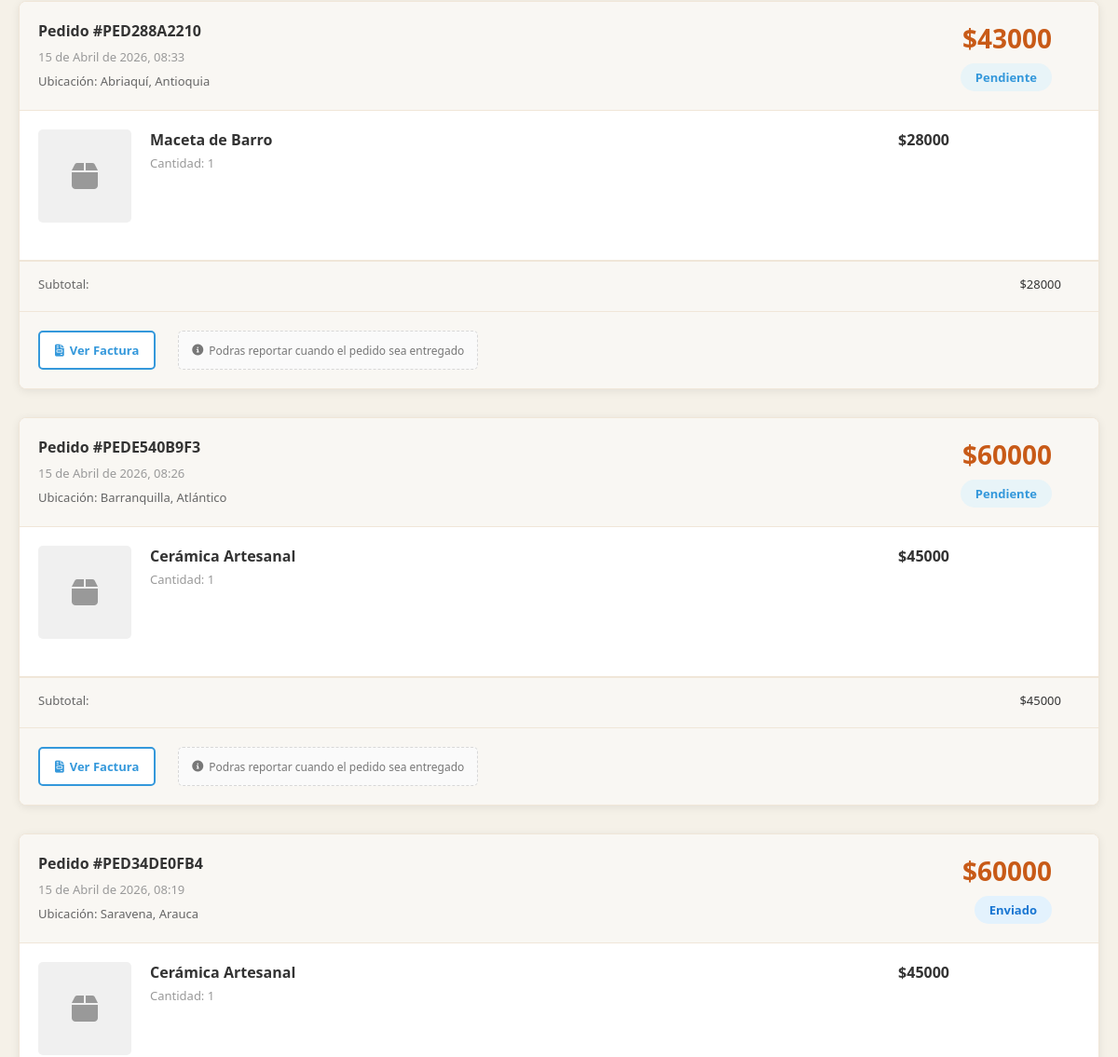
/historial-pedidos/ (signed in, middle part), run on an earlier commit of the app's database.
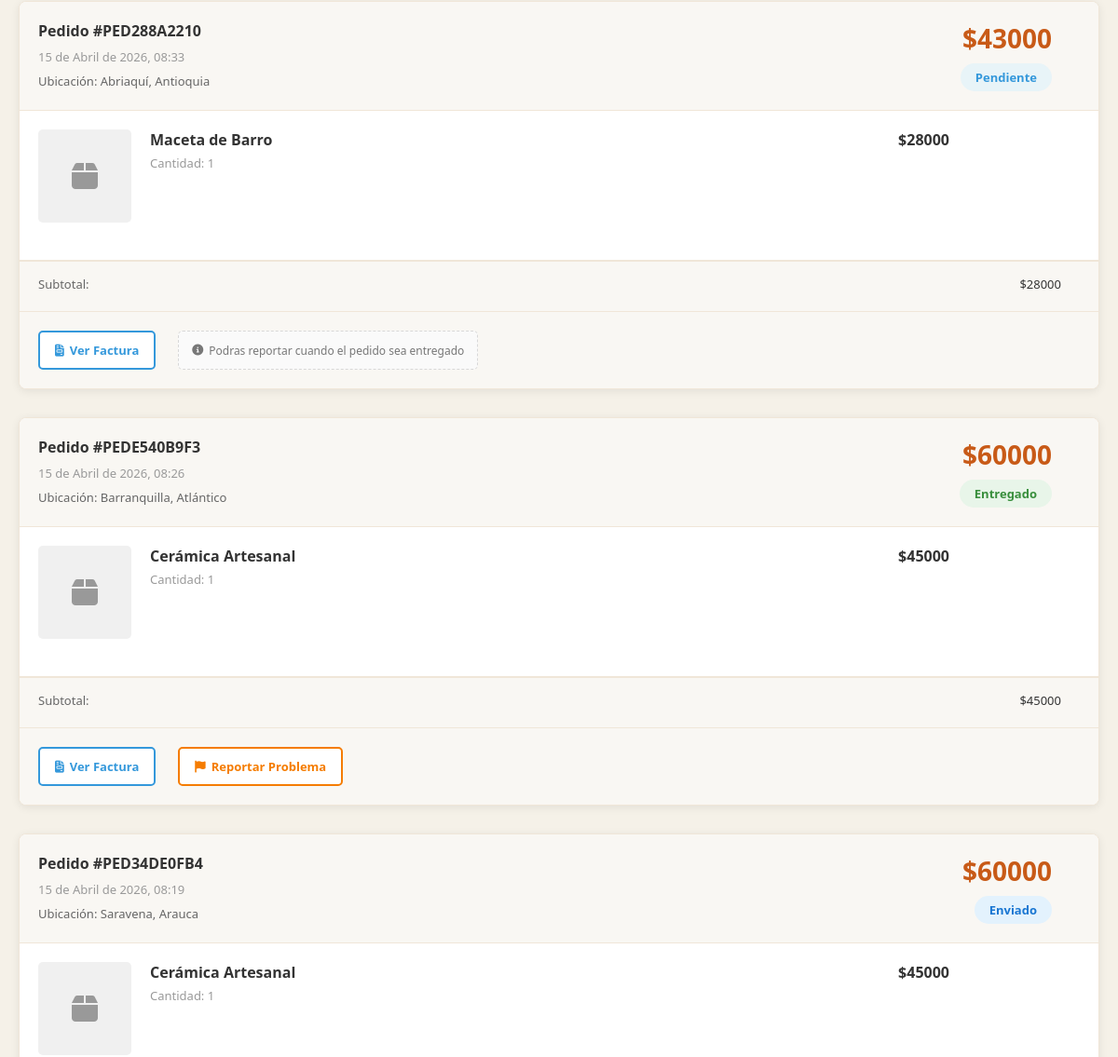
And on a later commit of the database.
### tienda/models.py (models this page shows, shortened)
class Pedido(models.Model):
    ESTADOS = [
        ('pendiente', 'Pendiente'),
        ('procesando', 'Procesando'),
        ('enviado', 'Enviado'),
        ('entregado', 'Entregado'),
        ('cancelado', 'Cancelado'),
    ]
    METODOS_PAGO = [
        ('efectivo', 'Efectivo'),
        ('tarjeta', 'Tarjeta'),
        ('transferencia', 'Transferencia'),
    ]
    cliente = models.ForeignKey(Cliente, on_delete=models.CASCADE)
    numero_pedido = models.CharField(max_length=50, unique=True)
    fecha_pedido = models.DateTimeField(auto_now_add=True)
    estado = models.CharField(max_length=20, choices=ESTADOS, default='pendiente')
    metodo_pago = models.CharField(max_length=20, choices=METODOS_PAGO, default='efectivo', blank=True)
    total = models.DecimalField(max_digits=10, decimal_places=2)
    descuento = models.DecimalField(max_digits=10, decimal_places=2, default=0)
    costo_envio = models.DecimalField(max_digits=10, decimal_places=2, default=0)
    departamento = models.ForeignKey(Departamento, on_delete=models.SET_NULL, null=True, blank=True)
    municipio = models.ForeignKey(Municipio, on_delete=models.SET_NULL, null=True, blank=True)
    ciudad_entrega = models.CharField(max_length=100, blank=True)  # Para compatibilidad
    direccion_entrega = models.TextField()
    notas = models.TextField(blank=True)
    fecha_actualizacion = models.DateTimeField(auto_now=True)
    @property
    def puede_editarse(self):
        tiempo_transcurrido = timezone.now() - self.fecha_pedido
        return tiempo_transcurrido.total_seconds() < 900  # 15 minutos
    @property
    def total_final(self):
        return self.total + self.costo_envio - self.descuento

### tienda/views.py (the view)
# urls.py: path('historial-pedidos/', views.historial_pedidos, name='historial_pedidos'),
@login_required(login_url='iniciar_sesion')
def historial_pedidos(request):
    cliente = get_object_or_404(Cliente, user=request.user)
    pedidos = Pedido.objects.filter(cliente=cliente).order_by('-fecha_pedido')
    context = {
        'pedidos': pedidos,
    }
    return render(request, 'tienda/historial_pedidos.html', context)

### templates/tienda/historial_pedidos.html (shortened to what this page needs)
{% extends 'tienda/base.html' %}
{% block content %}
<div class="pedidos-container">
    {% if pedidos %}
        {% for pedido in pedidos %}
        <div class="pedido-card">
            <div class="pedido-header">
                <div class="pedido-info-left">
                    <div class="pedido-numero">Pedido #{{ pedido.numero_pedido }}</div>
                    <div class="pedido-fecha">{{ pedido.fecha_pedido|date:"d \d\e F \d\e Y, H:i" }}</div>
                    <div class="pedido-envio">
                        Ubicación: {% if pedido.municipio %}{{ pedido.municipio.nombre }}, {{ pedido.municipio.departamento.nombre }}{% elif pedido.ciudad_entrega %}{{ pedido.ciudad_entrega }}{% endif %}
                    </div>
                </div>
                <div class="pedido-total">
                    <div class="pedido-monto">${{ pedido.total_final|floatformat:0 }}</div>
                    <span class="pedido-estado pedido-estado-{{ pedido.estado|lower }}">{{ pedido.get_estado_display }}</span>
                </div>
            </div>
            <div class="pedido-contenido">
                {% for detalle in pedido.detalles.all %}
                <div class="producto-item">
                    <div class="producto-imagen">
                        {% if detalle.producto.imagen %}
                            <img src="{{ detalle.producto.imagen.url }}" alt="{{ detalle.producto.nombre }}">
                        {% else %}
                            <i class="fas fa-box" style="font-size: 32px; color: #999;"></i>
                        {% endif %}
                    </div>
                    <div class="producto-detalles">
                        <div class="producto-nombre">{{ detalle.producto.nombre }}</div>
                        <div class="producto-cantidad">Cantidad: {{ detalle.cantidad }}</div>
                    </div>
                    <div class="producto-precio">${{ detalle.precio_unitario|floatformat:0 }}</div>
                </div>
                {% endfor %}
            </div>
            <div class="pedido-totales">
                <div class="totales-items">
                    <div class="total-row">
                        <span class="total-label">Subtotal:</span>
                        <span class="total-valor">${{ pedido.total|floatformat:0 }}</span>
                    </div>
                </div>
            </div>
            <div class="pedido-pie">
                <div class="pedido-acciones">
                    <a href="{% url 'confirmacion_compra' pedido.id %}" class="btn-accion btn-factura">
                        <i class="fas fa-file-invoice"></i> Ver Factura
                    </a>
                    {% if pedido.estado == 'entregado' %}
                    <a href="{% url 'reportar_problema' pedido.id %}" class="btn-accion btn-reportar">
                        <i class="fas fa-flag"></i> Reportar Problema
                    </a>
                    {% else %}
                    <span class="reporte-bloqueado-info">
                        <i class="fas fa-info-circle"></i> Podras reportar cuando el pedido sea entregado
                    </span>
                    {% endif %}
                </div>
            </div>
        </div>
        {% endfor %}
    {% else %}
        <div class="pedidos-vacio">
            <p>No tienes pedidos aún.</p>
            <a href="/">Continuar Comprando</a>
        </div>
    {% endif %}
</div>
{% endblock %}

What changed in the data, as far as the page shows it:
changed Pedido "PEDE540B9F3": estado "Pendiente" → "Entregado"; estado "Podras reportar cuando el pedido sea entregado" → "Reportar Problema"
